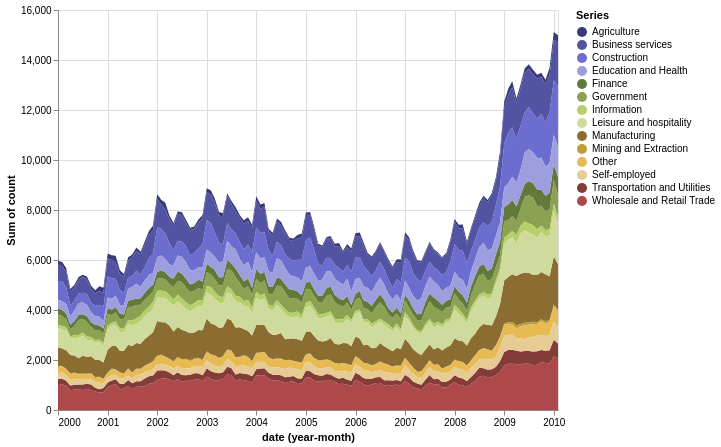

Vega-Lite specification for this chart:
### Vega-Lite specification from a JSON file in a GitHub repository (floating-point values rounded to 4 significant figures; data arrays with more than 128 entries replaced by an {"elided": "..."} marker saying what was removed)
{"$schema": "https://vega.github.io/schema/vega-lite/v5.json", "width": 500, "height": 400, "data": {"values": {"elided": "1708 records"}, "format": {"parse": {"date": "date"}}}, "layer": [{"mark": {"type": "area"}, "encoding": {"opacity": {"value": 1}, "x": {"timeUnit": "yearmonth", "field": "date", "type": "temporal", "axis": {"format": "%Y"}}, "y": {"aggregate": "sum", "field": "count", "type": "quantitative", "axis": {"orient": "left"}}, "color": {"legend": {"title": "Series", "orient": "right", "symbolType": "circle", "fillColor": "#ffffff"}, "field": "series", "type": "ordinal", "scale": {"range": ["#393b79", "#5254a3", "#6b6ecf", "#9c9ede", "#637939", "#8ca252", "#b5cf6b", "#cedb9c", "#8c6d31", "#bd9e39", "#e7ba52", "#e7cb94", "#843c39", "#ad494a", "#d6616b", "#e7969c", "#7b4173", "#a55194", "#ce6dbd", "#de9ed6"]}}}}]}
